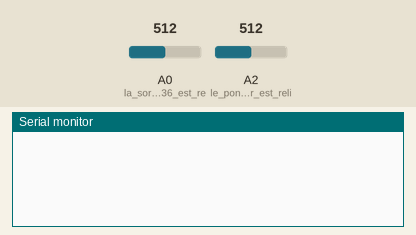
Recording of a sketch running on a simulated Arduino Uno, built with avr-gcc and run on an emulated ATmega328P. On the bench: the last lines printed to the serial monitor. The test bench sets the inputs (shaded band); at power-on: A2 (le_pont_diviseur_est_reli) = 512, A0 (la_sortie_du_TMP36_est_re) = 512.

Above: at 1.2 s.
1.3 s: A2 (le_pont_diviseur_est_reli) set to 1012
At 4.2 s:
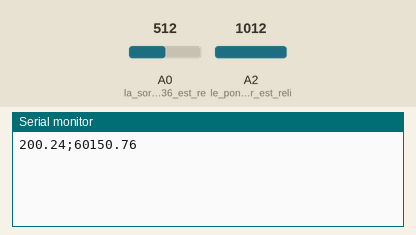
4.3 s: A2 (le_pont_diviseur_est_reli) set to 1023
At 9.6 s:
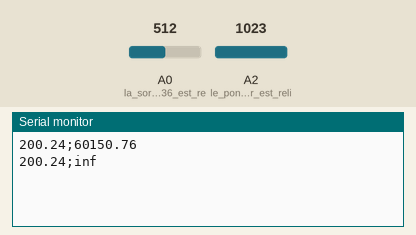

Measured:
- the behaviour switches between 1022 and 1023 on A2 (le_pont_diviseur_est_reli) (found by bisection; images 1 and 2)
- after the input at 1.3 s, the serial monitor: prints a new line after 2.7 s (image 1)
- after the input at 4.3 s, the serial monitor: prints a new line after 4.7 s (image 2)

The sketch:

autre-acquisition.ino
```cpp
// ce code va permettre de lire la température et Requiv sur le port série

const float Ualim = 5.0 ;
const float R0 = 1000.0 ;
float temperature = 100.0 ;

void setup(){
pinMode(A0, INPUT) ; // la sortie du TMP36 est reliée à l'entrée A0 du microcontrôleur
pinMode(A2, INPUT) ; // le pont diviseur est relié à l'entrée A2
 Serial.begin(9600) ; //on initialise le port série
}

void loop()
{
while (temperature > 30)
  {
  float sommeTemperature = 0 ; float sommeRequiv = 0 ;

  for (int i = 1 ; i <=20 ; i++)
    {
    float valeurAnaTMP36 = analogRead(A0) ; //on récupère la valeur lue par le microcontrôleur dans une variable
    float tensionA0 = valeurAnaTMP36*5.0/1023 ; // on en déduit la tension appliquée sur A0
    temperature = (tensionA0-0.5)*100 ; //et on en déduit la température

	// acquisition de Réquivalente
    float valeurAnaUequiv = analogRead(A2) ;
	float Uequiv = valeurAnaUequiv*Ualim/1023.0 ;
	float Requiv = R0*Uequiv/(Ualim-Uequiv) ;

    sommeTemperature = sommeTemperature + temperature ;
    sommeRequiv = sommeRequiv + Requiv ;
    delay(200) ;
    }

  //on prend le total et on moyenne sur les 20 tours de boucles
  temperature = sommeTemperature/20 ;
  float Requiv = sommeRequiv/20 ;


  // on affiche la température et la valeur de Réquiv.
  Serial.print(temperature);Serial.print(";");Serial.println(Requiv);

  delay(1000) ;
  }
}
```
